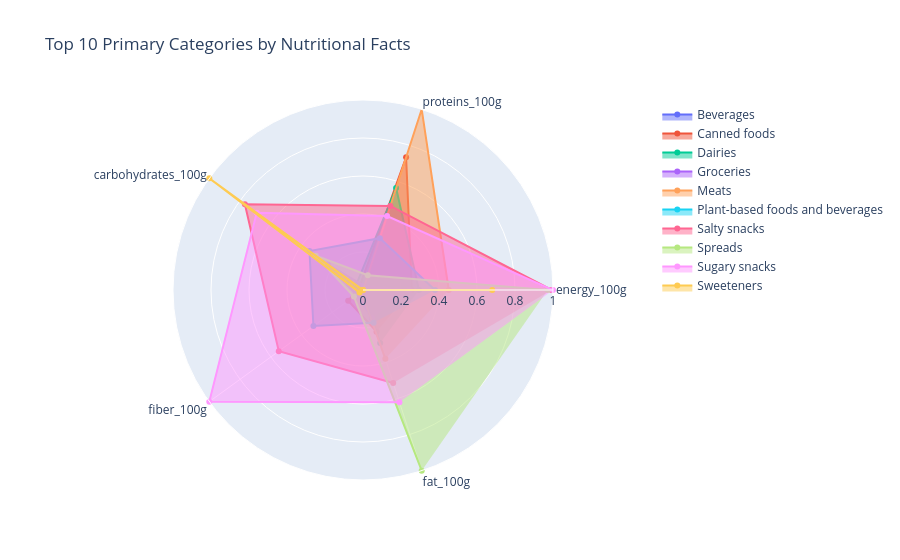

Write notebook code for a chart like this one.
### Code cell
import plotly.express as px
import plotly.graph_objects as go

# Function to create an interactive radar chart
def create_interactive_radar_chart(categories, values, title):
    fig = go.Figure()

    for i, category in enumerate(categories):
        fig.add_trace(go.Scatterpolar(
            r=values.iloc[i].tolist(),  # Nutritional values
            theta=values.columns,       # Nutritional metrics
            fill='toself',              # Fill the area under the line
            name=category               # Category name
        ))

    # Update layout for better visualization
    fig.update_layout(
        polar=dict(
            radialaxis=dict(
                visible=True,
                range=[0, 1]  # Normalized scale
            )
        ),
        title=title,
        showlegend=True
    )

    # Show the chart
    fig.show()

# Prepare data for the radar chart
categories = top_category_nutrition['category_level_1']
values = top_category_nutrition[macro_nutrition]

# Create the interactive radar chart
create_interactive_radar_chart(categories, values, title='Top 10 Primary Categories by Nutritional Facts')

### Figure 1 — Plotly figure (JSON) as saved in the notebook; plotly's stock layout.template omitted (floating-point values rounded to 4 significant figures)
{"data": [{"fill": "toself", "name": "Beverages", "r": [0, 0.01479, 0.08595, 0, 0.008404], "theta": ["energy_100g", "proteins_100g", "carbohydrates_100g", "fiber_100g", "fat_100g"], "type": "scatterpolar"}, {"fill": "toself", "name": "Canned foods", "r": [0.257, 0.7343, 0.02435, 0.09633, 0.2304], "theta": ["energy_100g", "proteins_100g", "carbohydrates_100g", "fiber_100g", "fat_100g"], "type": "scatterpolar"}, {"fill": "toself", "name": "Dairies", "r": [0.2944, 0.5641, 0.04501, 0.006006, 0.2938], "theta": ["energy_100g", "proteins_100g", "carbohydrates_100g", "fiber_100g", "fat_100g"], "type": "scatterpolar"}, {"fill": "toself", "name": "Groceries", "r": [0.244, 0.02253, 0.2286, 0.04242, 0.1551], "theta": ["energy_100g", "proteins_100g", "carbohydrates_100g", "fiber_100g", "fat_100g"], "type": "scatterpolar"}, {"fill": "toself", "name": "Meats", "r": [0.4513, 1.0, 0, 0.01188, 0.381], "theta": ["energy_100g", "proteins_100g", "carbohydrates_100g", "fiber_100g", "fat_100g"], "type": "scatterpolar"}, {"fill": "toself", "name": "Plant-based foods and beverages", "r": [0.3788, 0.2868, 0.3483, 0.3226, 0.1808], "theta": ["energy_100g", "proteins_100g", "carbohydrates_100g", "fiber_100g", "fat_100g"], "type": "scatterpolar"}, {"fill": "toself", "name": "Salty snacks", "r": [0.9931, 0.4652, 0.7684, 0.5479, 0.5143], "theta": ["energy_100g", "proteins_100g", "carbohydrates_100g", "fiber_100g", "fat_100g"], "type": "scatterpolar"}, {"fill": "toself", "name": "Spreads", "r": [0.9724, 0.08152, 0.3074, 0.05904, 1], "theta": ["energy_100g", "proteins_100g", "carbohydrates_100g", "fiber_100g", "fat_100g"], "type": "scatterpolar"}, {"fill": "toself", "name": "Sugary snacks", "r": [1.0, 0.4095, 0.6914, 1, 0.6206], "theta": ["energy_100g", "proteins_100g", "carbohydrates_100g", "fiber_100g", "fat_100g"], "type": "scatterpolar"}, {"fill": "toself", "name": "Sweeteners", "r": [0.6802, 0, 1, 0.02267, 0], "theta": ["energy_100g", "proteins_100g", "carbohydrates_100g", "fiber_100g", "fat_100g"], "type": "scatterpolar"}], "layout": {"polar": {"radialaxis": {"range": [0, 1], "visible": true}}, "showlegend": true, "title": {"text": "Top 10 Primary Categories by Nutritional Facts"}}}
